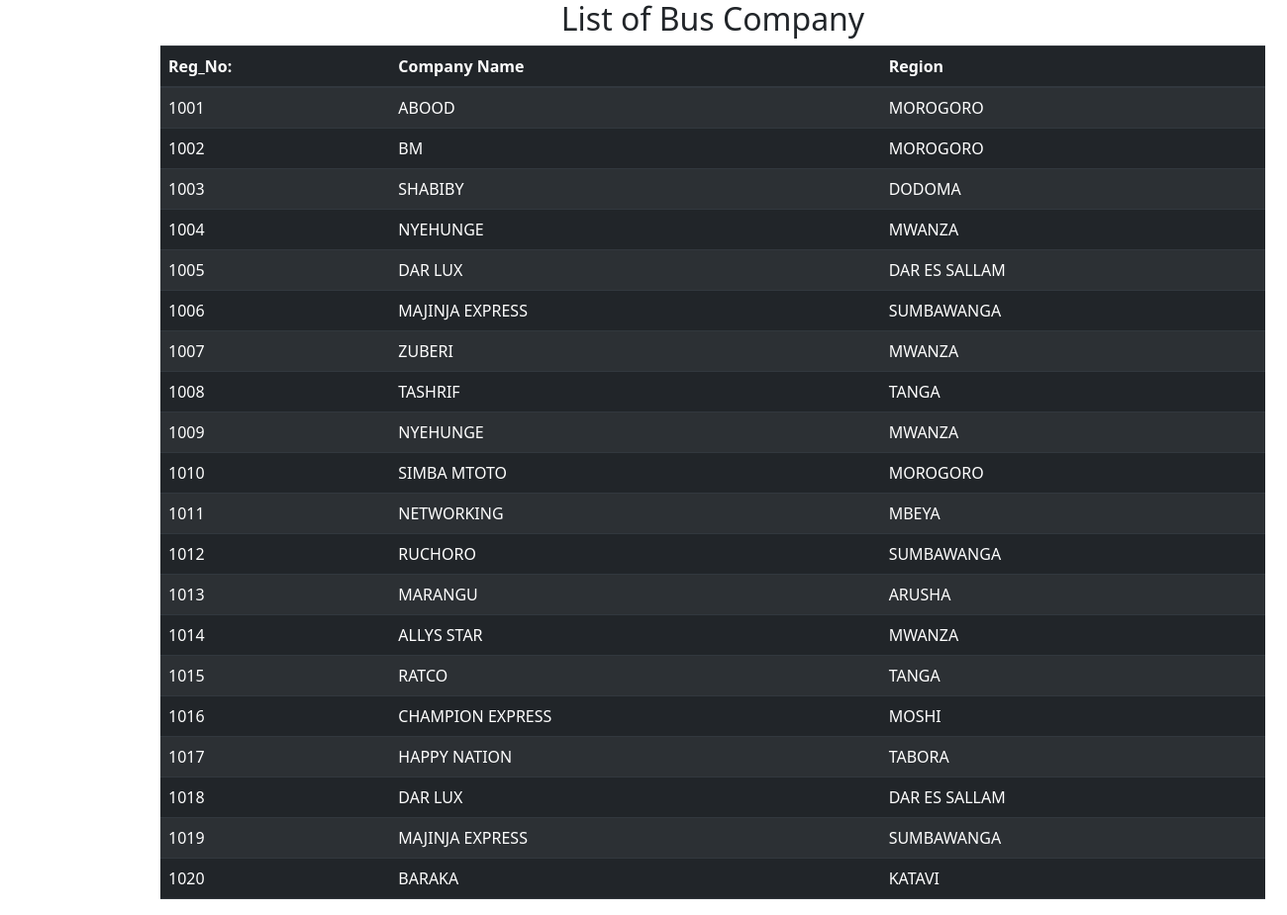
The app's page /view_company.php with its own data.
### tables this page shows
CREATE TABLE `bus` (
  `reg_no` int(12) NOT NULL,
  `company_name` varchar(100) NOT NULL,
  `region` varchar(100) NOT NULL
);

### view_company.php (the view, shortened to what this page needs)
<!DOCTYPE html>
<html lang="en">
<head>
    <link rel="stylesheet" href="./css/bootstrap.min.css">
    <link href="https://cdn.jsdelivr.net/npm/bootstrap@5.3.3/dist/css/bootstrap.min.css" rel="stylesheet"
>
</head>
<body>
<div class="container">
        <h2 class="text-center">List of  Bus Company</h2>
        <table class="table table-striped table-dark">
            <thead>
                <tr>
                    <th scope="col">Reg_No:</th>
                    <th scope="col">Company Name</th>
                    <th scope="col">Region</th>
                </tr>
            </thead>
            <tbody>
                <?php
                $sql = "SELECT * FROM `bus`";
                $result = mysqli_query($conn, $sql);
                if ($result) {
                    while ($row = mysqli_fetch_assoc($result)) {
                        echo '<tr>';
                        echo '<td>' . $row['reg_no'] . '</td>';
                        echo '<td>' . $row['company_name'] . '</td>';
                        echo '<td>' . $row['region'] . '</td>';
                        echo '</tr>';
                    }
                } else {
                    echo '<tr><td colspan="8" class="text-center">No tickets found</td></tr>';
                }
                ?>
            </tbody>
        </table>
</body>
</html>

### view_company.php (style rules this page uses)
.container { margin-left: 150px; }

### records on screen
bus: reg_no "1001", company_name "ABOOD", region "MOROGORO"
bus: reg_no "1002", company_name "BM", region "MOROGORO"
bus: reg_no "1003", company_name "SHABIBY", region "DODOMA"
bus: reg_no "1004", company_name "NYEHUNGE", region "MWANZA"
bus: reg_no "1005", company_name "DAR LUX", region "DAR ES SALLAM"
bus: reg_no "1006", company_name "MAJINJA EXPRESS", region "SUMBAWANGA"
bus: reg_no "1007", company_name "ZUBERI", region "MWANZA"
bus: reg_no "1008", company_name "TASHRIF", region "TANGA"
bus: reg_no "1009", company_name "NYEHUNGE", region "MWANZA"
bus: reg_no "1010", company_name "SIMBA MTOTO", region "MOROGORO"
bus: reg_no "1011", company_name "NETWORKING", region "MBEYA"
bus: reg_no "1012", company_name "RUCHORO", region "SUMBAWANGA"
bus: reg_no "1013", company_name "MARANGU", region "ARUSHA"
bus: reg_no "1014", company_name "ALLYS STAR", region "MWANZA"
bus: reg_no "1015", company_name "RATCO", region "TANGA"
bus: reg_no "1016", company_name "CHAMPION EXPRESS", region "MOSHI"
bus: reg_no "1017", company_name "HAPPY NATION", region "TABORA"
bus: reg_no "1018", company_name "DAR LUX", region "DAR ES SALLAM"
bus: reg_no "1019", company_name "MAJINJA EXPRESS", region "SUMBAWANGA"
bus: reg_no "1020", company_name "BARAKA", region "KATAVI"
